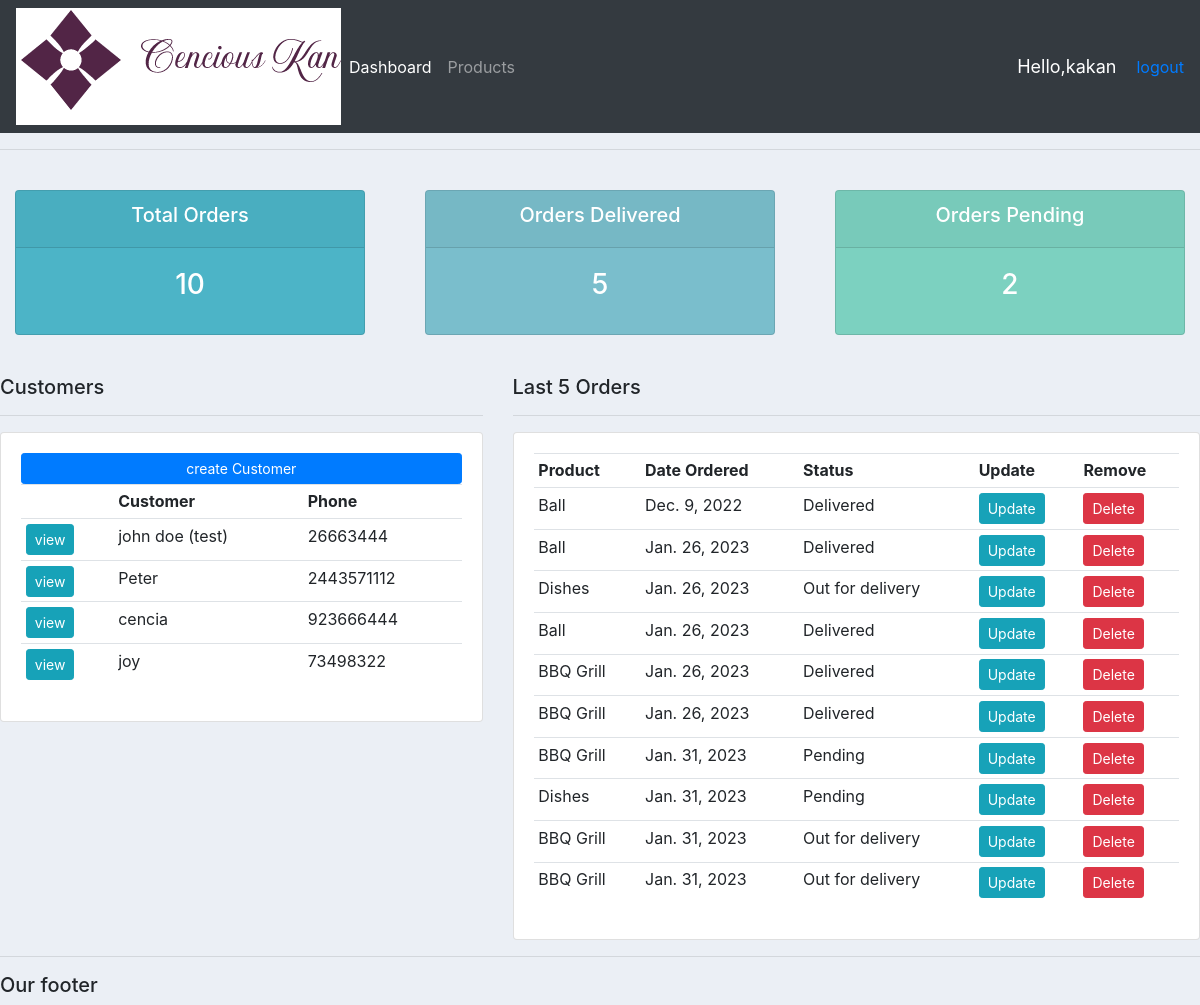
The app's page / (signed in) with its own data.
### accounts/models.py (models this page shows, shortened)
class Customer(models.Model):
    user = models.OneToOneField(User, null=True,blank=True, on_delete=models.CASCADE)
    name = models.CharField(max_length=200, null=True)
    phone = models.CharField(max_length=200, null=True)
    email = models.EmailField(max_length=200, null=True)
    profile_pic = models.ImageField(default="default pic.jpg", null=True, blank=True)
    date_created = models.DateField(auto_now_add=True, null=True)

class Order(models.Model):
    STATUS=(
            ('Pending', 'pending'),
            ('Out for delivery', 'out for delivery'),
            ('Delivered', 'delivered'),
        )
    customer= models.ForeignKey(Customer, null=True, on_delete=models.SET_NULL)
    products= models.ForeignKey(Product, null=True, on_delete=models.SET_NULL)
    date_created=models.DateField(auto_now_add=True, null=True)
    status= models.CharField(max_length=200, null=True, choices=STATUS)
    note = models.CharField(max_length=1000,null=True)

class Product(models.Model):
    CATEGORY=(
        ('Indoor','Indoor'),
        ('Outdoor', 'outdoor'),
    )
    name=models.CharField(max_length=200, null=True)
    price=models.FloatField(null=True)
    category=models.CharField(max_length=200, null=True, choices=CATEGORY)
    description=models.CharField(max_length=200, null=True)
    date_created= models.DateField(auto_now_add=True, null=True)
    tags=models.ManyToManyField(Tag)
    def __str__(self):
        return self.name

### accounts/decorators.py (the view)
    def wrapper_function(request, *args, **kwargs):
        group = None
        if request.user.groups.exists():
            group = request.user.groups.all()[0].name
        if group == 'customer':
            return redirect('user-page')
        if group == 'admin':
            return view_func(request, *args, **kwargs)

### accounts/views.py (called while the page is built)
@login_required(login_url='login')
@admin_only
def home(request):
    orders = Order.objects.all()
    customers = Customer.objects.all()
    total_customers =customers.count()
    total_orders = orders.count()
    delivered = orders.filter(status='Delivered').count()
    pending = orders.filter(status='Pending').count()
    context = {'orders':orders, 'customers':customers,
    'pending':pending,
    'delivered':delivered,'total_orders':total_orders}
    return render(request,'accounts/dashboard.html', context)

### accounts/templates/accounts/dashboard.html
{%extends 'accounts/main.html' %}
{% load static%}
{%block element%}
{% include 'accounts/status.html' %}
<br>
<div class="row">
    <div class="col-md-5">
        <h5>Customers</h5>
        <hr>
        <div class="card card-body">
            <a class="btn btn-primary btn-sm btn-block" href="">create Customer</a>
            <table class="table table-sm">
                <tr>
                    <th></th>
                    <th>Customer</th>
                    <th>Phone</th>
                </tr>
                {% for customer in customers%}
                <tr>
                    <td><a class="btn btn-sm btn-info" href="{% url 'customer' customer.id %}">view</a></td>
                    <td>{{customer.name}} </td>
                    <td>{{customer.phone}} </td>
                </tr>
                {% endfor%}
            </table>
        </div>
    </div>
    <div class="col-md-7">
        <h5>Last 5 Orders</h5>
        <hr>
        <div class="card card-body">
            <table class="table table-sm">
                <tr>
                    <th>Product</th>
                    <th>Date Ordered</th>
                    <th>Status</th>
                    <th>Update</th>
                    <th>Remove</th>
                </tr>
                {% for order in orders%}
                <tr>
                    <td>{{order.products}} </td>
                    <td>{{order.date_created}} </td>
                    <td>{{order.status}} </td>
                    <td><a class="btn btn-sm btn-info" href="{% url 'update_order' order.id %}">Update</a></td>
                    <td><a class="btn btn-sm btn-danger" href="{% url 'delete_order' order.id %}">Delete</a></td>
                </tr>
                {% endfor%}
            </table>
        </div>
    </div>
</div>
{%endblock element%}

### accounts/templates/accounts/navbar.html (shortened to what this page needs)
{% load static%}
<nav class="navbar navbar-expand-lg navbar-dark bg-dark">
    <img src="{% static 'images/ce.png' %}" alt="">
    <div class="collapse navbar-collapse" id="navbarNav">
      <ul class="navbar-nav">
        {% if request.user.is_staff%}
        <li class="nav-item active">
          <a class="nav-link" href="{% url 'home' %}">Dashboard</a>
        </li>
        <li class="nav-item">
          <a class="nav-link" href="{% url 'products' %}">Products</a>
        </li>
        {% else %}
        <li class="nav-item">
          <a class="nav-link" href="{% url 'account' %}">Settings</a>
        </li>
        {% endif %}
      </ul>
    </div>
    <span class="hello-msg">Hello,{{request.user}} </span>
    <a href=" {% url 'logout' %} ">logout</a>
  </nav>

### static/css/main.css (style rules this page uses)
body { background-color: #ebeff5; }

### accounts/templates/accounts/navbar.html (style rules this page uses)
.hello-msg { font-size: 18px; color: #fff; margin-right: 20px; }

### records on screen
Customer: name "john doe (test)", phone "26663444"
Customer: name "Peter", phone "2443571112"
Customer: name "cencia", phone "923666444"
Customer: name "joy", phone "73498322"
Order: products "Ball", date_created "Dec. 9, 2022", status "Delivered"
Order: products "Ball", date_created "Jan. 26, 2023", status "Delivered"
Order: products "Dishes", date_created "Jan. 26, 2023", status "Out for delivery"
Order: products "Ball", date_created "Jan. 26, 2023", status "Delivered"
Order: products "BBQ Grill", date_created "Jan. 26, 2023", status "Delivered"
Order: products "BBQ Grill", date_created "Jan. 26, 2023", status "Delivered"
Order: products "BBQ Grill", date_created "Jan. 31, 2023", status "Pending"
Order: products "Dishes", date_created "Jan. 31, 2023", status "Pending"
Order: products "BBQ Grill", date_created "Jan. 31, 2023", status "Out for delivery"
Order: products "BBQ Grill", date_created "Jan. 31, 2023", status "Out for delivery"

### other values on screen
{{ request.user }} "kakan"
{{ total_orders }} "10"
{{ delivered }} "5"
{{ pending }} "2"
